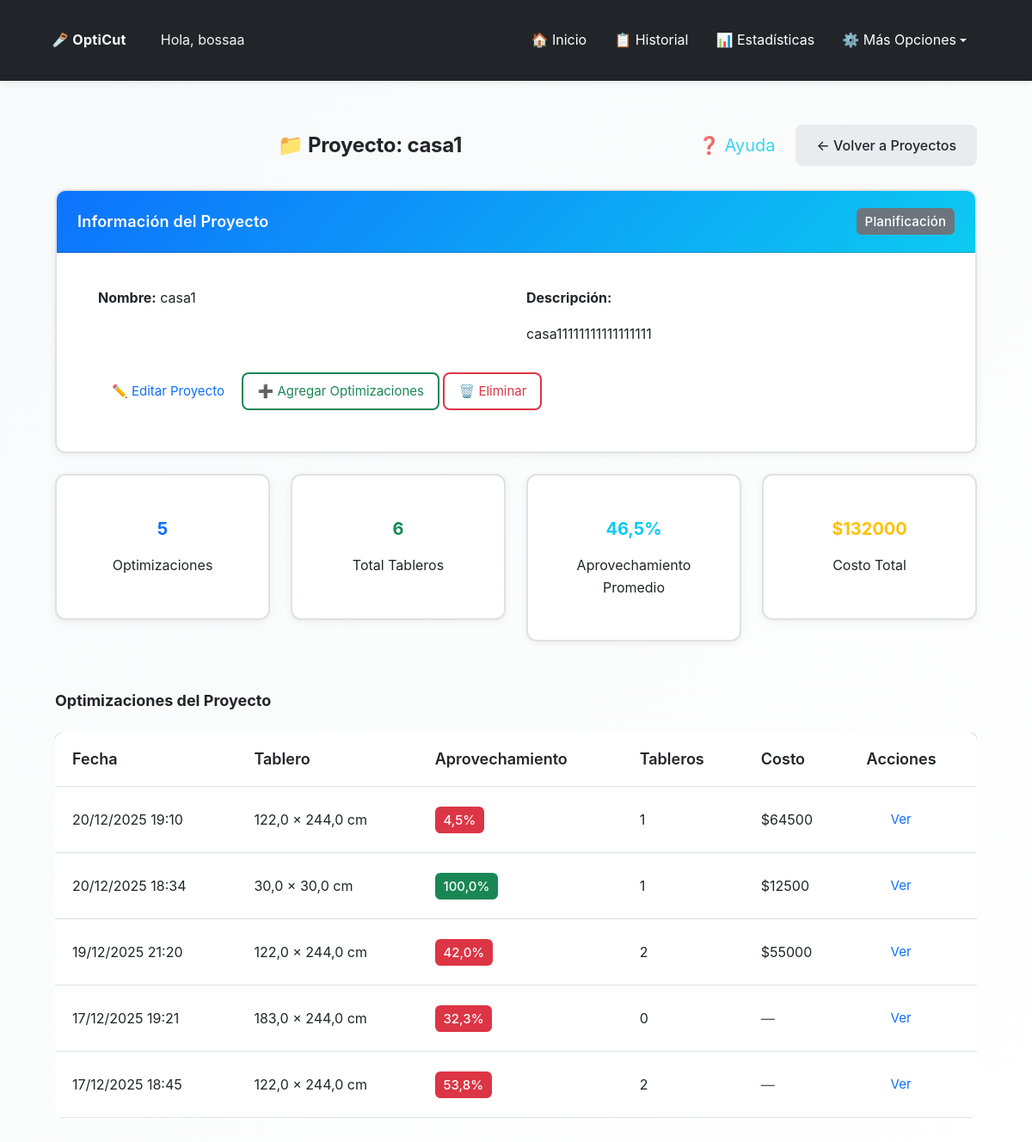
/opticut/proyectos/1/ (signed in), run on the app's committed database.
### opticut/models.py (models this page shows, shortened)
class Proyecto(models.Model):
    usuario = models.ForeignKey(User, on_delete=models.CASCADE, help_text="Usuario propietario del proyecto")
    cliente = models.ForeignKey(
        Cliente,
        on_delete=models.SET_NULL,
        null=True,
        blank=True,
        help_text="Cliente asociado al proyecto (opcional)"
    )
    nombre = models.CharField(max_length=200, help_text="Nombre del proyecto")
    descripcion = models.TextField(blank=True, help_text="Descripción del proyecto")
    fecha_inicio = models.DateField(null=True, blank=True, help_text="Fecha de inicio del proyecto")
    fecha_fin = models.DateField(null=True, blank=True, help_text="Fecha de finalización estimada")
    estado = models.CharField(
        max_length=20,
        choices=[
            ('planificacion', 'Planificación'),
            ('en_proceso', 'En Proceso'),
            ('completado', 'Completado'),
            ('cancelado', 'Cancelado'),
        ],
        default='planificacion',
        help_text="Estado actual del proyecto"
    )
    fecha_creacion = models.DateTimeField(auto_now_add=True)
    fecha_actualizacion = models.DateTimeField(auto_now=True)
    class Meta:
        verbose_name = "Proyecto"
        verbose_name_plural = "Proyectos"
        ordering = ['-fecha_creacion']
    def get_total_costo(self):
        optimizaciones = self.optimizacion_set.all()
        total = Decimal('0.00')
        for opt in optimizaciones:
            costo = opt.get_costo_total()
            if costo:
                total += costo
        return total

class Optimizacion(models.Model):
    UNIDADES_CHOICES = [
        ('cm', 'Centímetros (cm)'),
        ('m', 'Metros (m)'),
        ('in', 'Pulgadas (in)'),
        ('ft', 'Pies (ft)'),
    ]
    usuario = models.ForeignKey(User, on_delete=models.CASCADE)
    fecha = models.DateTimeField(auto_now_add=True)
    ancho_tablero = models.FloatField()  # Siempre guardado en cm (permite decimales)
    alto_tablero = models.FloatField()  # Siempre guardado en cm (permite decimales)
    unidad_medida = models.CharField(max_length=2, choices=UNIDADES_CHOICES, default='cm',
                                     help_text="Unidad de medida usada por el usuario")
    piezas = models.TextField(help_text="Listado de piezas en formato ancho,alto,cantidad")
    imagen = models.ImageField(upload_to='optimizaciones/', null=True, blank=True)
    pdf = models.FileField(upload_to='pdfs/', null=True, blank=True)
    aprovechamiento_total = models.FloatField(default=0)
    favorito = models.BooleanField(default=False)
    permitir_rotacion = models.BooleanField(default=True, help_text="Permitir rotación automática de piezas 90°")
    margen_corte = models.FloatField(default=0.3, help_text="Margen de corte (kerf) en cm (guardado internamente). El valor se ingresa en mm.")
    material = models.ForeignKey(
        Material,
        on_delete=models.SET_NULL,
        null=True,
        blank=True,
        help_text="Material/tablero utilizado (opcional)"
    )
    precio_tablero = models.DecimalField(
        max_digits=10,
        decimal_places=2,
        null=True,
        blank=True,
        help_text="Precio por tablero usado en esta optimización"
    )
    mano_obra = models.DecimalField(
        max_digits=10,
        decimal_places=2,
        default=Decimal('0.00'),
        help_text="Costo de mano de obra (opcional)"
    )
    num_tableros = models.IntegerField(
        default=0,
        help_text="Número de tableros utilizados (calculado automáticamente)"
    )
    def calcular_costo_total(self):
        if self.precio_tablero is None:
            return None
        costo_material = Decimal(str(self.num_tableros)) * self.precio_tablero
        costo_total = costo_material + self.mano_obra
        return costo_total
    def get_costo_total(self):
        costo = self.calcular_costo_total()
        if costo is None:
            return None
        return costo
    cliente = models.ForeignKey(
        'Cliente',
        on_delete=models.SET_NULL,
        null=True,
        blank=True,
        help_text="Cliente asociado a esta optimización (opcional)"
    )
    proyecto = models.ForeignKey(
        'Proyecto',
        on_delete=models.SET_NULL,
        null=True,
        blank=True,
        help_text="Proyecto al que pertenece esta optimización (opcional)"
    )

### opticut/views.py (the view)
# urls.py: path('proyectos/<int:pk>/', views.detalle_proyecto, name='detalle_proyecto'),
@login_required
def detalle_proyecto(request, pk):
    try:
        proyecto = Proyecto.objects.select_related('cliente').get(
            pk=pk,
            usuario=request.user
        )
    except Proyecto.DoesNotExist:
        messages.error(request, "Proyecto no encontrado.")
        return redirect('opticut:lista_proyectos')
    optimizaciones = Optimizacion.objects.filter(proyecto=proyecto, usuario=request.user).order_by('-fecha')
    total_optimizaciones = optimizaciones.count()
    costo_total = proyecto.get_total_costo()
    aprovechamiento_promedio = optimizaciones.aggregate(
        promedio=Avg('aprovechamiento_total')
    )['promedio'] or 0
    total_tableros = sum(opt.num_tableros or 0 for opt in optimizaciones)
    return render(request, 'opticut/detalle_proyecto.html', {
        'proyecto': proyecto,
        'optimizaciones': optimizaciones,
        'total_optimizaciones': total_optimizaciones,
        'costo_total': costo_total,
        'aprovechamiento_promedio': aprovechamiento_promedio,
        'total_tableros': total_tableros,
    })

### opticut/context_processors.py (called while the page is built)
def tutorial_context(request):
    if request.user.is_authenticated:
        tiene_optimizaciones = Optimizacion.objects.filter(usuario=request.user).exists()
        return {
            'tiene_optimizaciones': tiene_optimizaciones
        }
    return {
        'tiene_optimizaciones': False
    }

### usuarios/models.py (called while the page is built)
    def get_timeout_segundos_str(self):
        if self.timeout_sesion is None:
            return '1800'  # 30 minutos por defecto
        if self.timeout_sesion == 0:
            return '0'  # Desactivado
        return str(self.timeout_sesion * 60)

### opticut/templates/opticut/detalle_proyecto.html (shortened to what this page needs)
{% extends 'opticut/base.html' %}
{% load static %}
{% block extra_css %}
<link rel="stylesheet" href="{% static 'opticut/css/historial.css' %}">
{% endblock %}
{% block content %}
<div class="container mt-4">
  <div class="d-flex justify-content-between align-items-center mb-4 fade-in">
    <h2 class="text-center mb-0 flex-grow-1">📁 Proyecto: {{ proyecto.nombre }}</h2>
    <div class="d-flex gap-2 align-items-center">
      <button type="button" class="btn btn-sm btn-outline-info btn-ayuda-seccion"
              onclick="iniciarTutorialSeccion('detalle_proyecto')"
              title="Ayuda sobre detalle de proyecto">
        ❓ Ayuda
      </button>
      <a href="{% url 'opticut:lista_proyectos' %}" class="btn btn-secondary">
        ← Volver a Proyectos
      </a>
    </div>
  </div>
  <div class="card mb-4 fade-in">
    <div class="card-header bg-info text-white d-flex justify-content-between align-items-center">
      <h4 class="mb-0">Información del Proyecto</h4>
      <span class="badge bg-{% if proyecto.estado == 'completado' %}success{% elif proyecto.estado == 'en_proceso' %}primary{% elif proyecto.estado == 'cancelado' %}danger{% else %}secondary{% endif %}">
        {{ proyecto.get_estado_display }}
      </span>
    </div>
    <div class="card-body">
      <div class="row">
        <div class="col-md-6">
          <p><strong>Nombre:</strong> {{ proyecto.nombre }}</p>
        </div>
        <div class="col-md-6">
          {% if proyecto.descripcion %}
          <p><strong>Descripción:</strong> {{ proyecto.descripcion|linebreaks }}</p>
          {% endif %}
        </div>
      </div>
      <div class="mt-3">
        <a href="{% url 'opticut:editar_proyecto' proyecto.pk %}" class="btn btn-sm btn-outline-primary">✏️ Editar Proyecto</a>
        <a href="{% url 'opticut:agregar_optimizaciones_proyecto' proyecto.pk %}" class="btn btn-sm btn-outline-success">➕ Agregar Optimizaciones</a>
        <a href="{% url 'opticut:eliminar_proyecto' proyecto.pk %}" class="btn btn-sm btn-outline-danger">🗑️ Eliminar</a>
      </div>
    </div>
  </div>
  <div class="row mb-4 fade-in">
    <div class="col-md-3">
      <div class="card text-center">
        <div class="card-body">
          <h3 class="text-primary">{{ total_optimizaciones }}</h3>
          <p class="mb-0">Optimizaciones</p>
        </div>
      </div>
    </div>
    <div class="col-md-3">
      <div class="card text-center">
        <div class="card-body">
          <h3 class="text-success">{{ total_tableros }}</h3>
          <p class="mb-0">Total Tableros</p>
        </div>
      </div>
    </div>
    <div class="col-md-3">
      <div class="card text-center">
        <div class="card-body">
          <h3 class="text-info">{{ aprovechamiento_promedio|floatformat:1 }}%</h3>
          <p class="mb-0">Aprovechamiento Promedio</p>
        </div>
      </div>
    </div>
    <div class="col-md-3">
      <div class="card text-center">
        <div class="card-body">
          <h3 class="text-warning">${{ costo_total|floatformat:0 }}</h3>
          <p class="mb-0">Costo Total</p>
        </div>
      </div>
    </div>
  </div>
  {% if optimizaciones %}
  <div class="fade-in">
    <h4 class="mb-3">Optimizaciones del Proyecto</h4>
    <div class="table-responsive">
      <table class="table table-hover">
        <thead>
          <tr>
            <th>Fecha</th>
            <th>Tablero</th>
            <th>Aprovechamiento</th>
            <th>Tableros</th>
            <th>Costo</th>
            <th>Acciones</th>
          </tr>
        </thead>
        <tbody>
          {% for opt in optimizaciones %}
          <tr>
            <td>{{ opt.fecha|date:"d/m/Y H:i" }}</td>
            <td>{{ opt.ancho_tablero }} × {{ opt.alto_tablero }} cm</td>
            <td>
              <span class="badge bg-{% if opt.aprovechamiento_total >= 80 %}success{% elif opt.aprovechamiento_total >= 60 %}warning{% else %}danger{% endif %}">
                {{ opt.aprovechamiento_total|floatformat:1 }}%
              </span>
            </td>
            <td>{{ opt.num_tableros }}</td>
            <td>
              {% if opt.get_costo_total %}
                ${{ opt.get_costo_total|floatformat:0 }}
              {% else %}
                <span class="text-muted">—</span>
              {% endif %}
            </td>
            <td>
              <a href="{% url 'opticut:resultado' opt.pk %}" class="btn btn-sm btn-outline-primary">Ver</a>
            </td>
          </tr>
          {% endfor %}
        </tbody>
      </table>
    </div>
  </div>
  {% else %}
  <div class="alert alert-info fade-in">
    <p class="mb-0">Este proyecto aún no tiene optimizaciones asociadas. Crea optimizaciones y asígnalas a este proyecto.</p>
  </div>
  {% endif %}
</div>
{% endblock %}

### opticut/templates/opticut/base.html (shortened to what this page needs)
{% load static %}
<!DOCTYPE html>
<html lang="es" data-theme="light">
<head>
    <link href="https://cdn.jsdelivr.net/npm/bootstrap@5.3.0/dist/css/bootstrap.min.css" rel="stylesheet">
    <link rel="stylesheet" href="https://cdn.jsdelivr.net/npm/intro.js@7.2.0/minified/introjs.min.css">
    <link rel="stylesheet" href="{% static 'opticut/css/main.css' %}">
    <link rel="stylesheet" href="{% static 'opticut/css/accessibility.css' %}">
    {% block extra_css %}{% endblock %}
</head>
<body {% if user.is_authenticated and user.perfil %}data-session-timeout="{{ user.perfil.get_timeout_segundos_str }}" data-perfil-theme="{% if user.perfil.tema_preferido != 'auto' %}{{ user.perfil.tema_preferido }}{% else %}auto{% endif %}"{% endif %}>
    <nav class="navbar navbar-expand-lg navbar-custom">
        <div class="container-fluid">
            <div class="d-flex align-items-center">
                <a class="navbar-brand me-3" href="{% url 'opticut:index' %}">
                    🪚 OptiCut
                </a>
                {% if user.is_authenticated %}
                    <span class="navbar-greeting">Hola, {{ user.username }}</span>
                {% endif %}
            </div>
            <div class="collapse navbar-collapse" id="navbarNav">
                <div class="navbar-nav ms-auto d-flex align-items-center">
                    {% if user.is_authenticated %}
                        <a class="nav-link" href="{% url 'opticut:index' %}">🏠 Inicio</a>
                        <a class="nav-link" href="{% url 'opticut:historial' %}">📋 Historial</a>
                        <a class="nav-link" href="{% url 'opticut:estadisticas' %}">📊 Estadísticas</a>
                        <div class="dropdown">
                            <a class="nav-link dropdown-toggle" href="#" id="navbarDropdown" role="button" data-bs-toggle="dropdown" aria-expanded="false">
                                ⚙️ Más Opciones
                            </a>
                        </div>
                    {% else %}
                        {% block show_auth_buttons %}
                        <a href="{% url 'usuarios:login' %}" class="btn btn-outline-primary btn-sm me-2">🔑 Iniciar sesión</a>
                        <a href="{% url 'usuarios:registro' %}" class="btn btn-outline-success btn-sm">📝 Registrarse</a>
                        {% endblock %}
                    {% endif %}
                </div>
            </div>
        </div>
    </nav>
    <div class="container">
        {% block content %}
        {% endblock %}
    </div>
</body>
</html>

### opticut/static/opticut/css/accessibility.css (style rules this page uses)
* { -webkit-tap-highlight-color: rgba(13, 110, 253, 0.2); }
button, input[type="submit"], input[type="button"], input[type="checkbox"], input[type="radio"] { min-height: 44px; min-width: 44px; }
a.btn { min-height: 44px; display: inline-flex; align-items: center; justify-content: center; }
a:not(.btn) { text-decoration: none; color: var(--accent-primary); font-weight: var(--font-weight-medium); }
.text-muted { color: #495057 !important; font-size: var(--font-size-base); }
::placeholder { color: #6c757d; opacity: 0.8; font-size: var(--font-size-base); }
.navbar-brand, .nav-link, .dropdown-item { font-size: var(--font-size-base) !important; }
.form-group, .mb-3, .mb-4 { margin-bottom: 1.5rem !important; }
h1, h2, h3, h4, h5, h6 { font-weight: var(--font-weight-bold); line-height: 1.4; margin-bottom: 1rem; }
h2 { font-size: var(--font-size-2xl); }
h3 { font-size: var(--font-size-xl); }
h4 { font-size: var(--font-size-lg); }
.badge { padding: 0.5rem 0.75rem; font-size: var(--font-size-base); font-weight: var(--font-weight-semibold); border-radius: var(--border-radius-md); }
.card { border-width: 2px; }
.card-header { font-size: var(--font-size-lg); padding: 1.25rem 1.5rem; }
.btn-ayuda-seccion { font-size: 1.25rem !important; padding: 0.75rem 1rem !important; min-width: 50px; min-height: 50px; }
.card, .form-control, .form-select, .btn { border-width: 2px; }

### opticut/static/opticut/css/historial.css (style rules this page uses)
.badge { padding: 0.35em 0.65em; border-radius: 6px; font-weight: 500; font-size: 0.9375rem; line-height: 1.4; }
.d-flex.justify-content-between.align-items-center { align-items: center !important; }

### data on the page
Proyecto: nombre "casa1", estado "Planificación", descripcion "casa11111111111111111"
Optimizacion: fecha "20/12/2025 19:10", ancho_tablero "122,0", alto_tablero "244,0", aprovechamiento_total "4,5", num_tableros "1", get_costo_total "64500"
Optimizacion: fecha "20/12/2025 18:34", ancho_tablero "30,0", alto_tablero "30,0", aprovechamiento_total "100,0", num_tableros "1", get_costo_total "12500"
Optimizacion: fecha "19/12/2025 21:20", ancho_tablero "122,0", alto_tablero "244,0", aprovechamiento_total "42,0", num_tableros "2", get_costo_total "55000"
Optimizacion: fecha "17/12/2025 19:21", ancho_tablero "183,0", alto_tablero "244,0", aprovechamiento_total "32,3", num_tableros "0"
Optimizacion: fecha "17/12/2025 18:45", ancho_tablero "122,0", alto_tablero "244,0", aprovechamiento_total "53,8", num_tableros "2"

### other printed values
{{ user.username }} "bossaa"
{{ total_optimizaciones }} "5"
{{ total_tableros }} "6"
{{ aprovechamiento_promedio|floatformat:1 }} "46,5"
{{ costo_total|floatformat:0 }} "132000"
